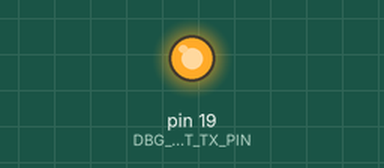
This sketch was run on a simulated Arduino Uno, built with avr-gcc and run on an emulated ATmega328P. Shown: output pins drawn as LEDs (lit = HIGH).

Above: at 0.3 s.
Timing chart, 0 to 1.8 s (numbered marks = the images above):
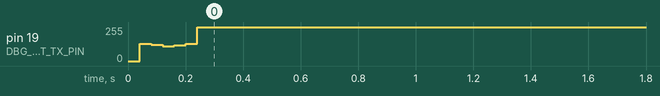

The sketch:

T43_singleton_pattern.ino
```cpp
/*
 * @brief: this skecth will use a debug object from a singleton class
 * the DebugSNG class will show the singleton pattern
 * Debug pin is arduino uno A5 pin
 */

#include "DebugSng.h"

void setup()
{
    DebugSng* dbg1;
    dbg1 = DebugSng::getInstance();
    dbg1->debugPrintln(F("main"),F("info"),F("this is Debug 1"));

    DebugSng* dbg2;
    dbg2 = DebugSng::getInstance();
    dbg2->turnOffDebug();
    dbg2->debugPrintln(F("main"),F("info"),F("this is Debug 2"));
    dbg2->turnOnDebug();
    dbg2->debugPrintln(F("main"),F("critical"),F("next statement wont compile"));

    //DebugSng dbg3; //wont compile as constructor is private
}

void loop()
{

}
```

DebugSng.cpp
```cpp
// (licence header left out)
#include "DebugSng.h"

bool DebugSng::instanceFlag = false;
DebugSng* DebugSng::single = NULL;

DebugSng::DebugSng()
{
  DBG_UART_TX_PORT |= (1<<DBG_UART_TX_PIN);
  DBG_UART_TX_DDR |= (1<<DBG_UART_TX_PIN);
  debugOnDecsn = true;
  printFlashString(F("constructor called"));
  printLineFeed();
}

DebugSng::~DebugSng()
{
  instanceFlag = false;
}

DebugSng* DebugSng::getInstance()
{
    if(! instanceFlag)
    {
        single = new DebugSng();
        instanceFlag = true;
        return single;
    }
    else
    {
        return single;
    }
}
void DebugSng::dbg_putchar(uint8_t c)
{
  uint8_t sreg;
  uint16_t tmp;
  uint8_t numiter = 10;

  sreg = SREG;
  cli();

  asm volatile (
    /* put the START bit */
    "in %A0, %3"    "\n\t"  /* 1 */
    "cbr %A0, %4"   "\n\t"  /* 1 */
    "out %3, %A0"   "\n\t"  /* 1 */
    /* compensate for the delay induced by the loop for the
     * other bits */
    "nop"     "\n\t"  /* 1 */
    "nop"     "\n\t"  /* 1 */
    "nop"     "\n\t"  /* 1 */
    "nop"     "\n\t"  /* 1 */
    "nop"     "\n\t"  /* 1 */

    /* delay */
     "1:" "ldi %A0, lo8(%5)"  "\n\t"  /* 1 */
    "ldi %B0, hi8(%5)"  "\n\t"  /* 1 */
     "2:" "sbiw %A0, 1"   "\n\t"  /* 2 */
    "brne 2b"   "\n\t"  /* 1 if EQ, 2 if NEQ */
    #if DBG_UART_TX_NUM_ADD_NOP > 0
        "nop"     "\n\t"  /* 1 */
      #if DBG_UART_TX_NUM_ADD_NOP > 1
        "nop"     "\n\t"  /* 1 */
        #if DBG_UART_TX_NUM_ADD_NOP > 2
        "nop"     "\n\t"  /* 1 */
        #endif
      #endif
    #endif
    /* put data or stop bit */
    "in %A0, %3"    "\n\t"  /* 1 */
    "sbrc %1, 0"    "\n\t"  /* 1 if false,2 otherwise */
    "sbr %A0, %4"   "\n\t"  /* 1 */
    "sbrs %1, 0"    "\n\t"  /* 1 if false,2 otherwise */
    "cbr %A0, %4"   "\n\t"  /* 1 */
    "out %3, %A0"   "\n\t"  /* 1 */

    /* shift data, putting a stop bit at the empty location */
    "sec"     "\n\t"  /* 1 */
    "ror %1"    "\n\t"  /* 1 */

    /* loop 10 times */
    "dec %2"    "\n\t"  /* 1 */
    "brne 1b"   "\n\t"  /* 1 if EQ, 2 if NEQ */
    : "=&w" (tmp),      /* scratch register */
      "=r" (c),     /* we modify the data byte */
      "=r" (numiter)    /* we modify number of iter.*/
    : "I" (_SFR_IO_ADDR(DBG_UART_TX_PORT)),
      "M" (1<<DBG_UART_TX_PIN),
      "i" (DBG_UART_TX_NUM_DELAY_CYCLES),
      "1" (c),      /* data */
      "2" (numiter)
  );
  SREG = sreg;
}

void DebugSng::debugPrintln(const __FlashStringHelper* moduleName,const __FlashStringHelper* debugType, const __FlashStringHelper* msg)
{
  if(debugOnDecsn)
  {
    printFlashString(moduleName);
    dbg_putchar(',');
    printFlashString(debugType);
    dbg_putchar(':');
    dbg_putchar(' ');
    dbg_putchar('"');
    printFlashString(msg);
    dbg_putchar('"');
    printLineFeed();
  }
}

void DebugSng::printFlashString(const __FlashStringHelper* str)
{
  PGM_P p = reinterpret_cast<PGM_P>(str);
  while (1)
  {
    unsigned char c = pgm_read_byte(p++);
    if (c == 0) break;
    dbg_putchar(c);
  }
}

void DebugSng::printLineFeed(void)
{
  dbg_putchar('\r');
  dbg_putchar('\n'); //line feed LF
}

void DebugSng::turnOnDebug(void)
{
  debugOnDecsn = true;
}

void DebugSng::turnOffDebug(void)
{
  debugOnDecsn = false;
}
```

DebugSng.h
```cpp
/**
 * @file  Debug.h
 * @brief This is the Debug singleton class header file.
 * @author  Hassin Ayaz
 * @date 08/13/2016
 * @debugType: this could be one of the following
 * #info
 * #debug
 * #error
 * #warn
 * #none
 */

#ifndef DEBUGSNG
#define DEBUGSNG

#include <Arduino.h> //needed for NULL and F_CPU macro recognition

#include <stdint.h>
#include <avr/io.h>
#include <avr/interrupt.h>

/* User setting -> Output pin the software UART */
#define DBG_UART_TX_PORT  PORTC
#define DBG_UART_TX_DDR   DDRC
#define DBG_UART_TX_PIN   PC5      //arduino Uno A5 no pin

/* User setting -> Software UART baudrate. */
#define DBG_UART_BAUDRATE 4800

#ifndef F_CPU
  #define F_CPU 16000000
#endif

#define DBG_UART_TX_NUM_DELAY_CYCLES  ((F_CPU/DBG_UART_BAUDRATE-16)/4+1)
#define DBG_UART_TX_NUM_ADD_NOP   ((F_CPU/DBG_UART_BAUDRATE-16)%4)

///DebugSNG is a singleton class
class DebugSng
{
private:
    static bool instanceFlag;
    static DebugSng* single;
    DebugSng();
    void dbg_putchar(uint8_t c);
    void printFlashString(const __FlashStringHelper* str);
    void printLineFeed(void);
    bool debugOnDecsn;
public:
    static DebugSng* getInstance();
    void debugPrintln(const __FlashStringHelper* moduleName,const __FlashStringHelper* debugType, const __FlashStringHelper* msg);
    void turnOnDebug(void);
    void turnOffDebug(void);
    ~DebugSng();
};

#endif
```

Measured:
- by itself, pin 19 (DBG_UART_TX_PIN): 128/255 → 255/255 at 0.08 s
